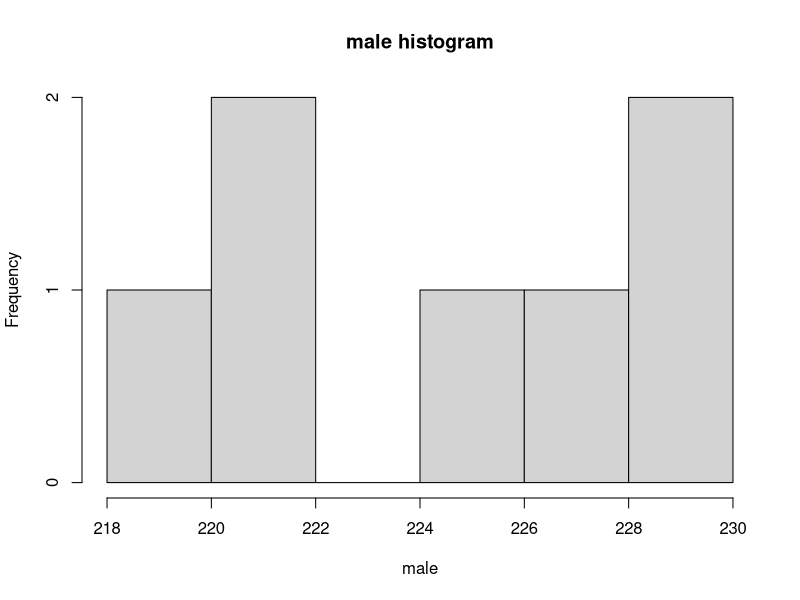
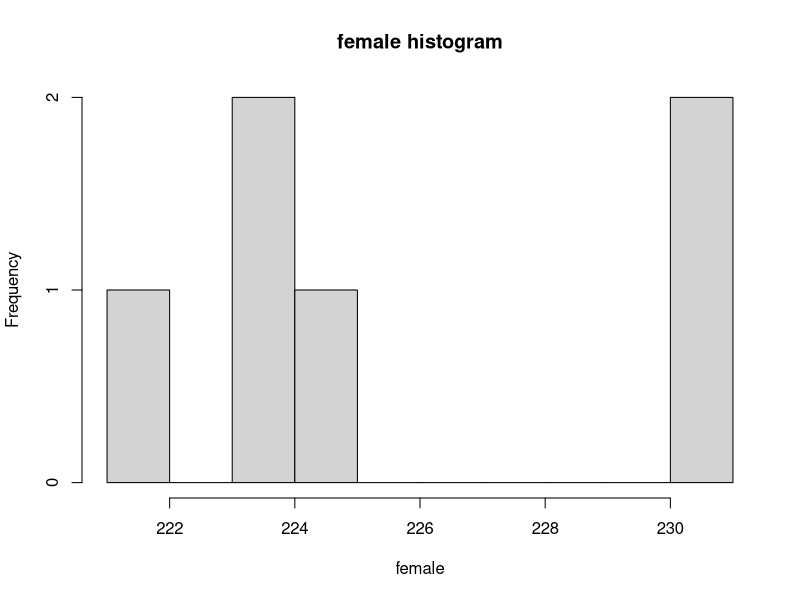
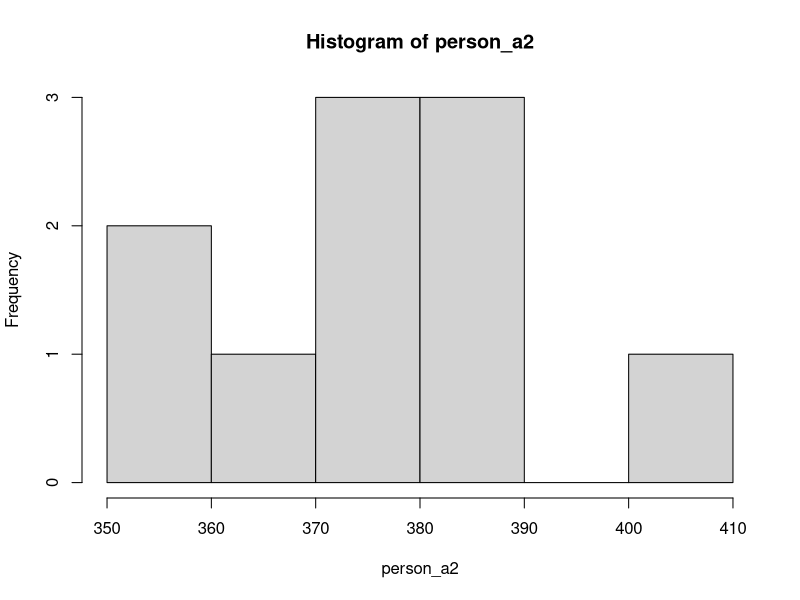
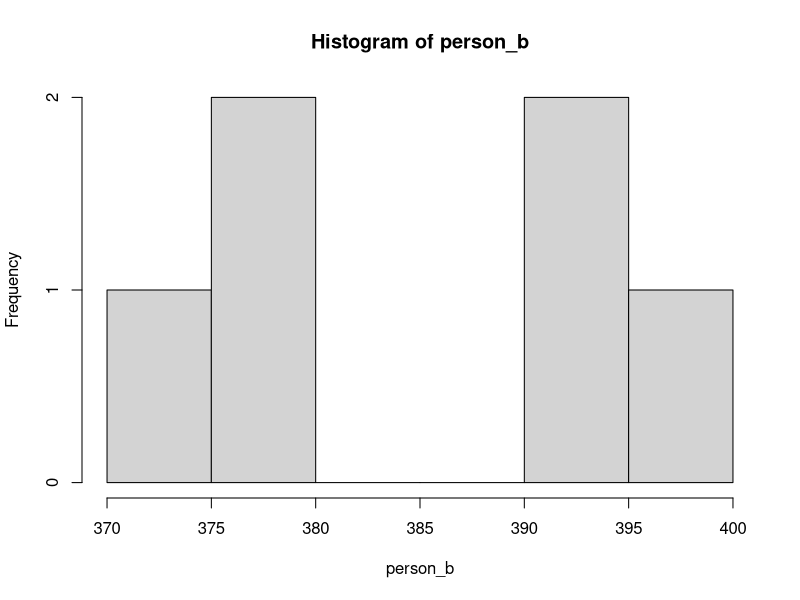

Write R code to recreate these figures, in order.
## Question 2 ##
scores = c(90,95,89,71,73,96,87,95,107,89,96,80,97,95,102,97,93,101,82,83,74,91,83,98,95,111,99,120,93,84)

# a)
m = mean(scores) # 92.2

# b) This is the mean of a small sample so it's likely not equal to the population parameter 

# c)
se = sd(scores) / sqrt(length(scores)) # 1.9765
  
# d) The spread of sampling distribution of the sample mean

# e)
m - 2 * se # lower bound of confidence interval: 88.2469
m + 2 * se # upper bound: 96.1531

# f) 95% confidence interval that another sample mean estimate would fall within

## Question 3 ##

male = c(220.1, 218.6, 229.6, 228.8,222.0,224.1, 226.5)
female = c(223.4,221.5,230.2,224.3,223.8,230.8)

# descriptive statisitics
hist(male, main = 'male histogram', breaks=7)
mean(male) # 224.2429
median(male) # 224.1
sd(male) # 4.2548
hist(female, main = 'female histogram', breaks=8)
mean(female) # 225.6667
median(female) # 224.05
sd(female) # 3.8667

# hypothesis testing 
t.test(male, female) # p-value = .5405 can't reject null hypothesis
                     # 95% confidence interval: -6.3868, 3.5391

## Question 4 ##
# a) No because p-values don't say anything about the effect
# b) Yes because the null hypothesis has been rejected
# c) false because the alpha is set before hand 
# d) false becase type two errors are dependant on the size of the effect which isn't known here
# e) true, the p value was greater

## Question 5 ##

person_a2 = c(248, 236, 269, 254, 249, 251, 260, 245, 239, 255) * 1.5
person_b = c(380, 391, 377, 392, 398, 374)

# descriptive statistics
hist(person_a2)
hist(person_b)

# hypothesis testing
wilcox.test(person_a2, person_b) # p-value = .1471 can't reject null hypothesis